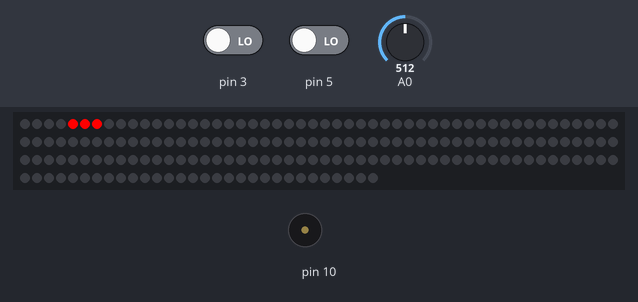
Bench run of a sketch on a simulated Arduino Uno, built with avr-gcc and run on an emulated ATmega328P. On the bench: 180 RGB LEDs in strip order, left to right, continuing on the next row, buzzer (waves = sounding). The inputs (shaded band) are chosen by the test bench; at power-on: pin 5 LOW, A0 = 512, pin 3 LOW. Dim RGB values are drawn brighter than linear; random numbers use the default seed unless the sketch sets one.

Above: at 4.1 s.
At 11.0 s:
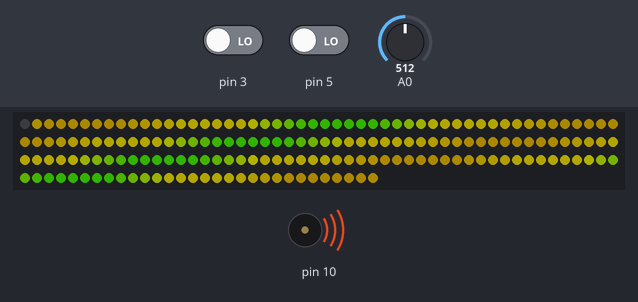
11.1 s: pin 5 driven HIGH
At 12.46 s:
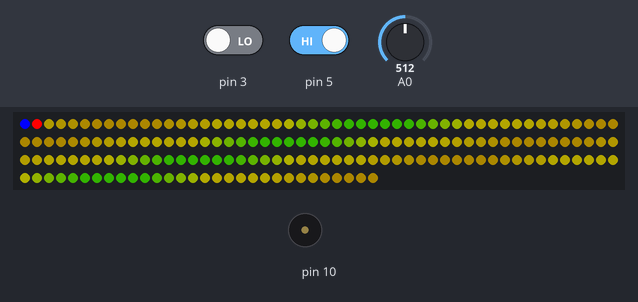
13.7 s: A0 set to 169
At 14.7 s:
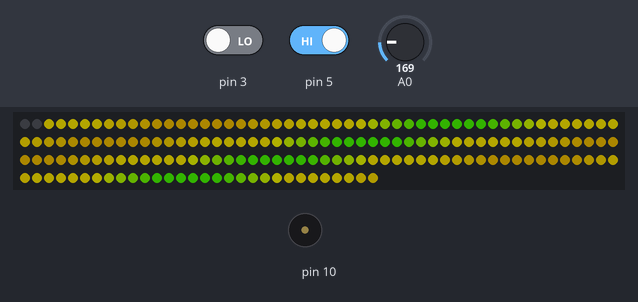
16.7 s: A0 set to 0
Timing chart, 0 to 19.7 s (numbered marks = the images above; inputs shaded):
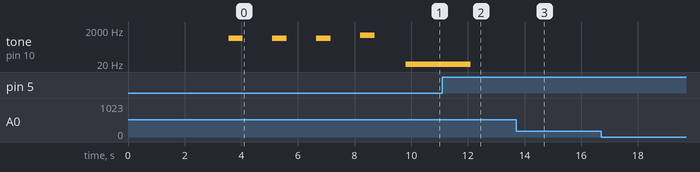

Measured:
- after the input at 11.1 s, tone on pin 10: 20 Hz → silent after 1.0 s
- by itself, tone on pin 10: plays 670 Hz for 0.50 s, 670 Hz for 0.50 s, 670 Hz for 0.50 s, 1000 Hz for 0.50 s, 20 Hz for 1.3 s

The sketch:

2playerclickcontiempo.ino
```cpp
/// @file    Blink.ino
/// @brief   Blink the first LED of an LED strip
/// @example Blink.ino

#include <FastLED.h>

// How many leds in your strip?
#define NUM_LEDS 180

// For led chips like WS2812, which have a data line, ground, and power, you just
// need to define DATA_PIN.  For led chipsets that are SPI based (four wires - data, clock,
// ground, and power), like the LPD8806 define both DATA_PIN and CLOCK_PIN
// Clock pin only needed for SPI based chipsets when not using hardware SPI
#define DATA_PIN 8


// Define the array of leds
CRGB leds[NUM_LEDS];

int ledNave = 0;
int ledNave2 = 0;

//longs para la hora

long tiempoActual = 0;
long tiempoAnteriorQueActualizamosElLed = 0;
bool ledEncendido = true;
int estadoBotonAnterior1 = 0;
int estadoBotonAnterior2 = 0;
int contadorClicks = 0;
int contadorClicks2 = 0;
int objetivoClicks = 1;
int objetivoClicks2 = 2;
CRGBPalette16 currentPalette;
TBlendType    currentBlending;
static uint8_t startIndex = 0;
long inicio =0;
long inicio2 =0;
  long tiempo;
  long tiempo2;

void setup() {
     FastLED.addLeds<NEOPIXEL, DATA_PIN>(leds, NUM_LEDS);  // GRB ordering is assumed
     Serial.begin(9600);
     pinMode(5, INPUT);
     pinMode(3, INPUT);

     delay(500);
FastLED.clear();
FastLED.show();
delay(3000);
semaforo();
  delay(1000);
  SetupPurpleAndGreenPalette();
  currentBlending = LINEARBLEND;
  inicio = millis()- (2*millis());


}

void SetupPurpleAndGreenPalette()
{
    CRGB purple = CRGB(73, 255, 0 );
    CRGB green  = CRGB(197, 155,0 );
    CRGB black  = CRGB(255, 232, 0 );

    currentPalette = CRGBPalette16(
                                   green,  green,  black,  black,
                                   purple, purple, black,  black,
                                   green,  green,  black,  black,
                                   purple, purple, black,  black );
}

void loop() {


  int estadoBoton = digitalRead(5);
  int estadoBoton2 = digitalRead(3);
  //Serial.println(estadoBoton);
  int estadoEjeY = analogRead(A0);
 // Serial.println(estadoEjeY);
  int espera = map(estadoEjeY, 0, 1023, 50, 270);
 // Serial.println(espera);

  tiempoActual = millis();
  //Serial.println(tiempoActual);
  if (tiempoActual> (tiempoAnteriorQueActualizamosElLed + espera)) {
    iluminarFondo();
    tiempoAnteriorQueActualizamosElLed = tiempoActual;
    if (ledEncendido) {
        leds[ledNave] = CRGB::Red;
        leds[ledNave2] = CRGB::Blue;
        if (ledNave == ledNave2) {
          leds[ledNave2] = CRGB::Purple;
          tone(10, 20, 1000);
        }
         FastLED.show();
    }
    else {
        leds[ledNave] = CRGB::Black;
        leds[ledNave2] = CRGB::Black;
         FastLED.show();
    }

    ledEncendido = !ledEncendido;

  }
  if(estadoBoton == HIGH && estadoBotonAnterior1!= estadoBoton ) {
    contadorClicks ++;

  }
  estadoBotonAnterior1 = estadoBoton;
  //player 2
  if(estadoBoton2 == HIGH && estadoBotonAnterior2!= estadoBoton2 ) {
    contadorClicks2 ++;

  }
  estadoBotonAnterior2 = estadoBoton2;
  if ( contadorClicks == objetivoClicks){
    leds[ledNave] = CRGB::Black;
    ledNave +=1;
    contadorClicks = 0;
    objetivoClicks = random(1,4);
  }
  if ( contadorClicks2 == objetivoClicks2){
    leds[ledNave2] = CRGB::Black;
    ledNave2 +=1;
    contadorClicks2 = 0;
    objetivoClicks2 = random(2,4);
  }
  if (ledNave > 179) {
    ledNave = 0;
    tone(10, 165, 1000);
    if(inicio>=0){
      tiempo= (millis()-inicio-tiempo)/1000;
      Serial.print("tiempo player 1 ");
      Serial.print(tiempo);
      Serial.print(" tiempo player 2 ");
      Serial.print(tiempo2);
    }else{
      inicio=(inicio+millis())/1000;
      Serial.print("tiempo player 1 ");
      Serial.print(inicio);
      Serial.println(" tiempo player 2 ");
      Serial.print(inicio2);
    }
  }
  if (ledNave2 > 179) {
    ledNave2 = 0;
    tone(10, 990, 1000);
        if(inicio2>=0){
      tiempo2= (millis()-inicio2-tiempo2)/1000;
      Serial.print("tiempo player 1 ");
      Serial.print(tiempo);
      Serial.println(" tiempo player 2 ");
      Serial.print(tiempo2);
    }else{
      inicio2=(inicio2+millis())/1000;
      Serial.print("tiempo player 1 ");
      Serial.print(inicio);
      Serial.println(" tiempo player 2 ");
      Serial.print(inicio2);
    }
  }
}

void iluminarFondo() {
    int colorIndex = startIndex;
      for( int i = 0; i < NUM_LEDS; ++i) {
        leds[i] = ColorFromPalette( currentPalette, colorIndex, 60, currentBlending);
        colorIndex += 3;
    }
    startIndex --;
}

void semaforo()  {
  FastLED.clear();
   leds[4] = CRGB::Red;
  FastLED.show();
  delay(10);
    leds[5] = CRGB::Red;
    FastLED.show();
  delay(10);
    leds[6] = CRGB::Red;
    FastLED.show();
    tone(10, 670, 500);
    delay(1500);
    FastLED.clear();
    delay(10);
    leds[4] = CRGB::Red;
  FastLED.show();
  delay(10);
  leds[5] = CRGB::Red;
  FastLED.show();
  delay(10);
  leds[6] = CRGB::Black;
  FastLED.show();
  tone(10, 670, 500);
  delay(1500);
  FastLED.clear();
  delay(10);
   leds[4] = CRGB::Red;
  FastLED.show();
  delay(10);
  leds[5] = CRGB::Black;
  FastLED.show();
  delay(10);
  leds[6] = CRGB::Black;
  FastLED.show();
  tone(10, 670, 500);
  delay(1500);
   FastLED.clear();
   delay(10);
    leds[4] = CRGB::Green;
  FastLED.show();
  delay(10);
  leds[5] = CRGB::Green;
  FastLED.show();
  delay(10);
  leds[6] = CRGB::Green;
  FastLED.show();

  tone(10, 1000, 500);

  delay(600);
}
```
